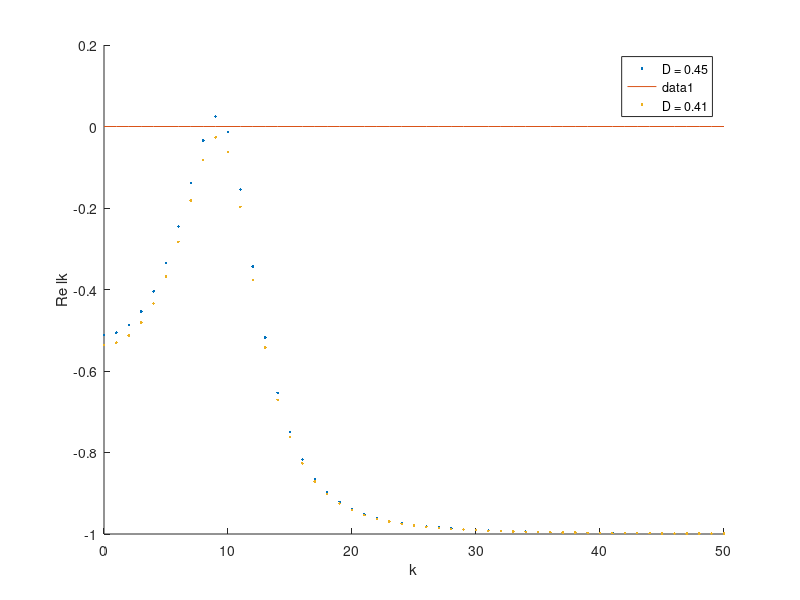

MATLAB code for this plot:
%% Clean
clear all, close all, clc;

%% Load homogeneous steady state (middle point, which is used as initial guess for Newton)
sol = load('Homogeneous/solution_0000020.mat');
m0 = sol.u(length(sol.u)/2);

%% Parameters lifted from the converged solution (and others completed/overridden)
alpha = sol.p(1); theta = sol.p(2); D = sol.p(3); A = sol.p(4); B = 0.4; u0Max = 5; u0Alpha = 0.25; L = 10*pi;

%% Override D
D = 0.45; sigma = sqrt(2*D)

%% Funcion handles for the synaptic kernel
wFun = @(x) A*exp(-B*abs(x)).*(B*sin(abs(x)) + cos(x) );

%% Firing rate
phi = @(x) 0.5*(1+erf(x/sqrt(2)));
rho = @(x,u,D) exp(-(x-u).^2./(2*D) )/sqrt(2*pi*D);
f = @(u) phi(alpha*(u-theta));
S  = @(u,D) phi(alpha*(u-theta)./sqrt(1+alpha^2*D));
dS = @(u,D) rho(alpha*(u-theta)./sqrt(1+alpha^2*D),0,1)*alpha/sqrt(1+alpha^2*D);

%% Number of particles and spatial grid
n = 2^12; dxi = 2*L/n; xi = -L+[0:n-1]'*dxi;

%% Converge initial guess coming from spatially-extended system to steady state 
a0 = integral(@(x) wFun(x),-L,L);
m0Fun = @(m) -m + S(m,D)*a0;
m0
m0 = fsolve(m0Fun,m0)

figure, hold on;
kVals = 0:50;
% AKVals = zeros(size(kVals));
lambdaKVals = zeros(size(kVals));
for j = 1:length(kVals)
  Ak = integral(@(x) (2*L)^(-1)*wFun(x).*exp(1i*kVals(j)*pi*x/L),-L,L);
  lambdaKVals(j) = -1 + dS(m0,D)*2*L*Ak;
end
plot(kVals,real(lambdaKVals),'.','DisplayName',['D = ', num2str(D)]);
plot(kVals,0*kVals);
xlabel('k'); ylabel('Re lk');
drawnow;

%% Override D
D = 0.41; sigma = sqrt(2*D)

%% Funcion handles for the synaptic kernel
wFun = @(x) A*exp(-B*abs(x)).*(B*sin(abs(x)) + cos(x) );

%% Firing rate
phi = @(x) 0.5*(1+erf(x/sqrt(2)));
rho = @(x,u,D) exp(-(x-u).^2./(2*D) )/sqrt(2*pi*D);
f = @(u) phi(alpha*(u-theta));
S  = @(u,D) phi(alpha*(u-theta)./sqrt(1+alpha^2*D));
dS = @(u,D) rho(alpha*(u-theta)./sqrt(1+alpha^2*D),0,1)*alpha/sqrt(1+alpha^2*D);

%% Number of particles and spatial grid
n = 2^12; dxi = 2*L/n; xi = -L+[0:n-1]'*dxi;

%% Converge initial guess coming from spatially-extended system to steady state 
a0 = integral(@(x) wFun(x),-L,L);
m0Fun = @(m) -m + S(m,D)*a0;
m0
m0 = fsolve(m0Fun,m0)

kVals = 0:50;
lambdaKVals = zeros(size(kVals));
for j = 1:length(kVals)
  Ak = integral(@(x) (2*L)^(-1)*wFun(x).*exp(1i*kVals(j)*pi*x/L),-L,L);
  lambdaKVals(j) = -1 + dS(m0,D)*2*L*Ak;
end
plot(kVals,real(lambdaKVals),'.','DisplayName',['D = ', num2str(D)]);
xlabel('k'); ylabel('Re lk');
legend;
drawnow;

% % alpha = 10; theta  = 0.4; D = 0.060; B = 1.5; A = 7;   % patterns

% % %% Funcion handles for the synaptic kernel
% % wFun = @(x) A*(1/sqrt(pi)*exp(-x.^2)- 1/(sqrt(pi)*B)*exp(-(x/B).^2)); 

% % %% Firing rate
% % phi = @(x) 0.5*(1+erf(x/sqrt(2)));
% % rho = @(x,u,D) exp(-(x-u).^2./(2*D) )/sqrt(2*pi*D);
% % f = @(u) phi(alpha*(u-theta));
% % S  = @(u,D) phi(alpha*(u-theta)./sqrt(1+alpha^2*D));
% % dS = @(u,D) rho(alpha*(u-theta)./sqrt(1+alpha^2*D),0,1)*alpha/sqrt(1+alpha^2*D);

% % %% Homogeneous steady state function
% % a0 = A*( erf(L)-erf(L/B) );
% % m0Fun = @(m) -m + S(m,D)*a0;
% % m0 = fsolve(m0Fun,0);

% % for j = 1:length(kVals)
% %   Ak = integral(@(x) (2*L)^(-1)*wFun(x).*exp(1i*kVals(j)*pi*x/L),-L,L);
% %   lambdaKVals(j) = -1 + dS(m0,D)*2*L*Ak;
% % end
% % plot(kVals,real(lambdaKVals),'.','DisplayName','D = 0.060');
% % xlabel('k'); ylabel('Re lk');
% % legend;
% % drawnow;

% % DVals = 0:0.01:0.5;
% % kVals = 0:20;
% % lambdaVals = zeros(length(DVals),length(kVals));
% % for i = 1:length(DVals)

% %   D = DVals(i);
% %   m0Fun = @(m) -m + S(m,D)*a0;
% %   m0 = fsolve(m0Fun,0);
% %   for j = 1:length(kVals)
% %     Ak = integral(@(x) (2*L)^(-1)*wFun(x).*exp(1i*kVals(j)*pi*x/L),-L,L);
% %     lambdaKVals(i,j) = real(-1 + dS(m0,D)*2*L*Ak);
% %   end

% % end

% % figure, hold on;
% % plot(DVals,0*DVals);
% % for j = 1:length(kVals)
% %   grey = [.5 .5 .5];
% %   lw = 0.01;
% %   plot(DVals,lambdaKVals(:,j),'color', grey, 'linewidth', lw);
% % end
% % xlabel('sigma');
% % ylabel('Re l_k');
